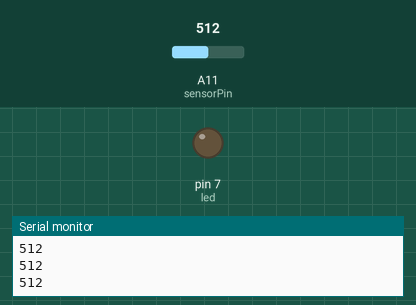
This sketch was run on a simulated Arduino Mega 2560, built with avr-gcc and run on an emulated ATmega2560. Shown: output pins drawn as LEDs (lit = HIGH), the last lines printed to the serial monitor. Dashed ring = blinking. The inputs (shaded band) are chosen by the test bench; at power-on: A11 (sensorPin) = 512.

Above: at 10.8 s.
10.9 s: A11 (sensorPin) set to 487
At 11.6 s:
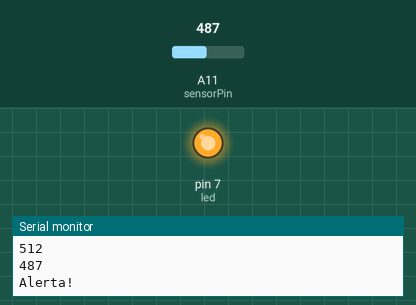
13.9 s: A11 (sensorPin) set to 511
At 15.1 s:
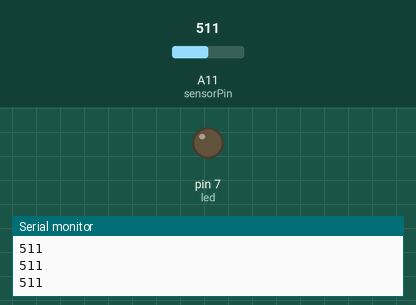
15.4 s: A11 (sensorPin) set to 306
At 16.2 s:
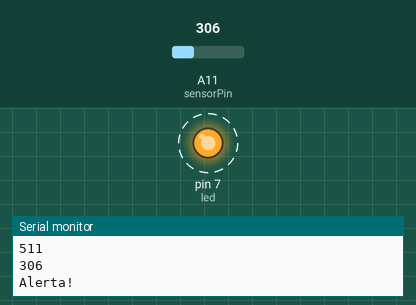
Timing chart, 0 to 24.4 s (numbered marks = the images above; inputs shaded):
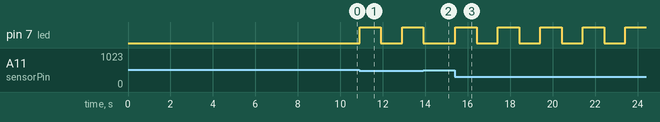

Measured:
- the behaviour switches between 503 and 502 on A11 (sensorPin) (found by bisection; images 0 and 1)
- after the input at 10.9 s, pin 7 (led): LOW → HIGH at once, → LOW 1.0 s later, → HIGH 1.0 s later
- after the input at 13.9 s, pin 7 (led): goes on until 13.9 s, then stays LOW
- after the input at 15.4 s, pin 7 (led): alternates HIGH for 1.0 s and LOW for 1.0 s, starting at once

The sketch:

flora-test-humidity-sensor-Beta1.0.ino
```cpp
int sensorPin = A11; //sensor de humedad
int umbral_de_humedad = 900; //alertar si la lectura es mayor a este numero
int led = 7;
int First = 0;
int Hum = 0;

void setup() {

  Serial.begin(9600);
  pinMode(led, OUTPUT);
  digitalWrite(led, LOW); //apagar el led para empezar

}

void loop() {

  int sensorValue = analogRead(sensorPin);
  Serial.println(sensorValue);

   if (First == 0){
     delay(10000);
     Hum = analogRead(sensorPin);
     First = 1;
     Serial.println("Listo!!!");
   }

   if (sensorValue <= (Hum - 10)){
     Serial.println("Alerta!");
     digitalWrite(led, HIGH);
     delay(1001);
     digitalWrite(led, LOW);
     delay(1001);
   }


}
```
